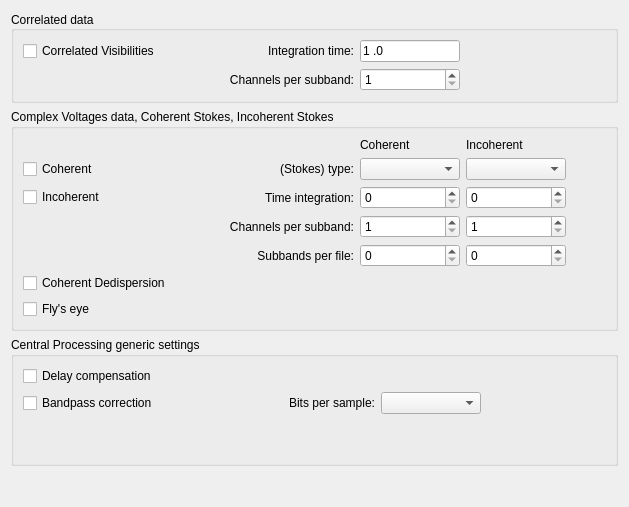
     <widget class="QWidget" name="tab_Processing">
      <attribute name="title">
       <string>Processing</string>
      </attribute>
      <layout class="QVBoxLayout" name="verticalLayout">
       <item>
        <widget class="QGroupBox" name="groupBox_Correlated">
         <property name="sizePolicy">
          <sizepolicy hsizetype="Preferred" vsizetype="Fixed">
           <horstretch>0</horstretch>
           <verstretch>0</verstretch>
          </sizepolicy>
         </property>
         <property name="minimumSize">
          <size>
           <width>0</width>
           <height>90</height>
          </size>
         </property>
         <property name="maximumSize">
          <size>
           <width>16777215</width>
           <height>16777215</height>
          </size>
         </property>
         <property name="title">
          <string>Correlated data</string>
         </property>
         <property name="alignment">
          <set>Qt::AlignLeading|Qt::AlignLeft|Qt::AlignVCenter</set>
         </property>
         <property name="flat">
          <bool>true</bool>
         </property>
         <layout class="QGridLayout" name="gridLayout_17">
          <item row="0" column="3">
           <spacer name="horizontalSpacer_6">
            <property name="orientation">
             <enum>Qt::Horizontal</enum>
            </property>
            <property name="sizeHint" stdset="0">
             <size>
              <width>40</width>
              <height>20</height>
             </size>
            </property>
           </spacer>
          </item>
          <item row="0" column="2">
           <widget class="LineEdit" name="lineEditCorrelatorIntegrationTime">
            <property name="maximumSize">
             <size>
              <width>100</width>
              <height>16777215</height>
             </size>
            </property>
            <property name="toolTip">
             <string>the correlator integration time in seconds</string>
            </property>
            <property name="inputMask">
             <string>00.00</string>
            </property>
            <property name="text">
             <string>1.0</string>
            </property>
           </widget>
          </item>
          <item row="1" column="1">
           <widget class="QLabel" name="labelChannelsPerSubband">
            <property name="text">
             <string>Channels per subband:</string>
            </property>
            <property name="alignment">
             <set>Qt::AlignRight|Qt::AlignTrailing|Qt::AlignVCenter</set>
            </property>
           </widget>
          </item>
          <item row="0" column="0">
           <widget class="CheckBox" name="checkBoxCorrelatedData">
            <property name="minimumSize">
             <size>
              <width>200</width>
              <height>0</height>
             </size>
            </property>
            <property name="toolTip">
             <string>Store correlated visibilities</string>
            </property>
            <property name="text">
             <string>Correlated Visibilities</string>
            </property>
           </widget>
          </item>
          <item row="0" column="1">
           <widget class="QLabel" name="label_CorrelatorIntTime">
            <property name="enabled">
             <bool>true</bool>
            </property>
            <property name="minimumSize">
             <size>
              <width>0</width>
              <height>0</height>
             </size>
            </property>
            <property name="layoutDirection">
             <enum>Qt::LeftToRight</enum>
            </property>
            <property name="text">
             <string>Integration time:</string>
            </property>
            <property name="alignment">
             <set>Qt::AlignRight|Qt::AlignTrailing|Qt::AlignVCenter</set>
            </property>
           </widget>
          </item>
          <item row="1" column="2">
           <widget class="SpinBox" name="spinBoxChannelsPerSubband">
            <property name="maximumSize">
             <size>
              <width>100</width>
              <height>16777215</height>
             </size>
            </property>
            <property name="toolTip">
             <string>number of channels per subband used for the correlator</string>
            </property>
            <property name="minimum">
             <number>1</number>
            </property>
            <property name="maximum">
             <number>4096</number>
            </property>
           </widget>
          </item>
         </layout>
        </widget>
       </item>
       <item>
        <widget class="QGroupBox" name="groupBox_Stokes">
         <property name="sizePolicy">
          <sizepolicy hsizetype="Preferred" vsizetype="Preferred">
           <horstretch>0</horstretch>
           <verstretch>0</verstretch>
          </sizepolicy>
         </property>
         <property name="minimumSize">
          <size>
           <width>0</width>
           <height>210</height>
          </size>
         </property>
         <property name="title">
          <string>Complex Voltages data, Coherent Stokes, Incoherent Stokes</string>
         </property>
         <property name="flat">
          <bool>true</bool>
         </property>
         <layout class="QGridLayout" name="gridLayout_21">
          <item row="1" column="4">
           <spacer name="horizontalSpacer_4">
            <property name="orientation">
             <enum>Qt::Horizontal</enum>
            </property>
            <property name="sizeHint" stdset="0">
             <size>
              <width>40</width>
              <height>20</height>
             </size>
            </property>
           </spacer>
          </item>
          <item row="4" column="3">
           <widget class="SpinBox" name="spinBoxIncoherentSubbandsPerFile">
            <property name="toolTip">
             <string>incoherent Stokes number of subbands per file</string>
            </property>
            <property name="maximum">
             <number>512</number>
            </property>
           </widget>
          </item>
          <item row="3" column="3">
           <widget class="SpinBox" name="spinBoxIncoherentChannelsPerSubband">
            <property name="toolTip">
             <string>incoherent Stokes number of channels per subband</string>
            </property>
            <property name="minimum">
             <number>1</number>
            </property>
            <property name="maximum">
             <number>4096</number>
            </property>
           </widget>
          </item>
          <item row="4" column="2">
           <widget class="SpinBox" name="spinBoxCoherentSubbandsPerFile">
            <property name="toolTip">
             <string>coherent Stokes number of subbands per file</string>
            </property>
            <property name="maximum">
             <number>512</number>
            </property>
           </widget>
          </item>
          <item row="1" column="0">
           <widget class="CheckBox" name="checkBoxCoherentStokes">
            <property name="toolTip">
             <string>Store coherent Stokes data</string>
            </property>
            <property name="text">
             <string>Coherent</string>
            </property>
           </widget>
          </item>
          <item row="1" column="3">
           <widget class="ComboBox" name="comboBoxIncoherentStokesType">
            <property name="minimumSize">
             <size>
              <width>100</width>
              <height>0</height>
             </size>
            </property>
            <property name="maximumSize">
             <size>
              <width>16777215</width>
              <height>16777215</height>
             </size>
            </property>
            <property name="toolTip">
             <string>which Incoherent Stokes parameters to produce</string>
            </property>
           </widget>
          </item>
          <item row="3" column="1">
           <widget class="QLabel" name="label_StokesChannelsPerSubband">
            <property name="enabled">
             <bool>true</bool>
            </property>
            <property name="layoutDirection">
             <enum>Qt::LeftToRight</enum>
            </property>
            <property name="text">
             <string>Channels per subband:</string>
            </property>
            <property name="alignment">
             <set>Qt::AlignRight|Qt::AlignTrailing|Qt::AlignVCenter</set>
            </property>
           </widget>
          </item>
          <item row="2" column="2">
           <widget class="SpinBox" name="spinBoxCoherentTimeIntegration">
            <property name="toolTip">
             <string>coherent Stokes time integration factor</string>
            </property>
            <property name="maximum">
             <number>99999</number>
            </property>
           </widget>
          </item>
          <item row="0" column="2">
           <widget class="QLabel" name="label_Coherent">
            <property name="text">
             <string>Coherent</string>
            </property>
           </widget>
          </item>
          <item row="0" column="3">
           <widget class="QLabel" name="label_Incoherent">
            <property name="text">
             <string>Incoherent</string>
            </property>
           </widget>
          </item>
          <item row="2" column="3">
           <widget class="SpinBox" name="spinBoxIncoherentTimeIntegration">
            <property name="toolTip">
             <string>incoherent Stokes time integration factor</string>
            </property>
            <property name="maximum">
             <number>99999</number>
            </property>
           </widget>
          </item>
          <item row="3" column="2">
           <widget class="SpinBox" name="spinBoxCoherentChannelsPerSubband">
            <property name="toolTip">
             <string>coherent Stokes number of channels per subband</string>
            </property>
            <property name="minimum">
             <number>1</number>
            </property>
            <property name="maximum">
             <number>4096</number>
            </property>
           </widget>
          </item>
          <item row="2" column="1">
           <widget class="QLabel" name="label_StokesTimeIntegration">
            <property name="enabled">
             <bool>true</bool>
            </property>
            <property name="layoutDirection">
             <enum>Qt::LeftToRight</enum>
            </property>
            <property name="text">
             <string>Time integration:</string>
            </property>
            <property name="alignment">
             <set>Qt::AlignRight|Qt::AlignTrailing|Qt::AlignVCenter</set>
            </property>
           </widget>
          </item>
          <item row="2" column="0">
           <widget class="CheckBox" name="checkBoxIncoherentStokes">
            <property name="toolTip">
             <string>Store incoherent Stokes data</string>
            </property>
            <property name="text">
             <string>Incoherent</string>
            </property>
           </widget>
          </item>
          <item row="4" column="1">
           <widget class="QLabel" name="label_StokesSubbandsPerFile">
            <property name="enabled">
             <bool>true</bool>
            </property>
            <property name="layoutDirection">
             <enum>Qt::LeftToRight</enum>
            </property>
            <property name="text">
             <string>Subbands per file:</string>
            </property>
            <property name="alignment">
             <set>Qt::AlignRight|Qt::AlignTrailing|Qt::AlignVCenter</set>
            </property>
           </widget>
          </item>
          <item row="1" column="2">
           <widget class="ComboBox" name="comboBoxCoherentStokesType">
            <property name="minimumSize">
             <size>
              <width>100</width>
              <height>0</height>
             </size>
            </property>
            <property name="maximumSize">
             <size>
              <width>16777215</width>
              <height>16777215</height>
             </size>
            </property>
            <property name="toolTip">
             <string>which Coherent Stokes parameters to produce</string>
            </property>
           </widget>
          </item>
          <item row="6" column="0">
           <widget class="CheckBox" name="checkBoxPencilFlysEye">
            <property name="toolTip">
             <string>tranforms every station into its own beam</string>
            </property>
            <property name="text">
             <string>Fly's eye</string>
            </property>
           </widget>
          </item>
          <item row="1" column="1">
           <widget class="QLabel" name="label_StokesType">
            <property name="enabled">
             <bool>true</bool>
            </property>
            <property name="layoutDirection">
             <enum>Qt::LeftToRight</enum>
            </property>
            <property name="text">
             <string>(Stokes) type:</string>
            </property>
            <property name="alignment">
             <set>Qt::AlignRight|Qt::AlignTrailing|Qt::AlignVCenter</set>
            </property>
           </widget>
          </item>
          <item row="5" column="0">
           <widget class="CheckBox" name="checkBox_CoherentDedispersion">
            <property name="minimumSize">
             <size>
              <width>200</width>
              <height>0</height>
             </size>
            </property>
            <property name="toolTip">
             <string>turn on online coherent dedispersion</string>
            </property>
            <property name="text">
             <string>Coherent Dedispersion</string>
            </property>
           </widget>
          </item>
         </layout>
        </widget>
       </item>
       <item>
        <widget class="QGroupBox" name="groupBox_ProcessingGeneric">
         <property name="sizePolicy">
          <sizepolicy hsizetype="Preferred" vsizetype="Preferred">
           <horstretch>0</horstretch>
           <verstretch>0</verstretch>
          </sizepolicy>
         </property>
         <property name="minimumSize">
          <size>
           <width>0</width>
           <height>120</height>
          </size>
         </property>
         <property name="title">
          <string>Central Processing generic settings</string>
         </property>
         <property name="flat">
          <bool>true</bool>
         </property>
         <layout class="QGridLayout" name="gridLayout_22">
          <item row="2" column="5">
           <spacer name="horizontalSpacer_7">
            <property name="orientation">
             <enum>Qt::Horizontal</enum>
            </property>
            <property name="sizeHint" stdset="0">
             <size>
              <width>40</width>
              <height>20</height>
             </size>
            </property>
           </spacer>
          </item>
          <item row="2" column="3">
           <widget class="QLabel" name="label_BitsPerSample">
            <property name="minimumSize">
             <size>
              <width>146</width>
              <height>0</height>
             </size>
            </property>
            <property name="text">
             <string>Bits per sample:</string>
            </property>
            <property name="alignment">
             <set>Qt::AlignRight|Qt::AlignTrailing|Qt::AlignVCenter</set>
            </property>
           </widget>
          </item>
          <item row="1" column="0">
           <widget class="CheckBox" name="checkBox_DelayCompensation">
            <property name="toolTip">
             <string>perform delay compensation between stations</string>
            </property>
            <property name="text">
             <string>Delay compensation</string>
            </property>
           </widget>
          </item>
          <item row="2" column="0">
           <widget class="CheckBox" name="checkBox_BandpassCorrection">
            <property name="minimumSize">
             <size>
              <width>200</width>
              <height>0</height>
             </size>
            </property>
            <property name="toolTip">
             <string>Apply the bandpass filter</string>
            </property>
            <property name="text">
             <string>Bandpass correction</string>
            </property>
           </widget>
          </item>
          <item row="2" column="4">
           <widget class="ComboBox" name="comboBoxBitsPerSample">
            <property name="minimumSize">
             <size>
              <width>100</width>
              <height>0</height>
             </size>
            </property>
            <property name="maximumSize">
             <size>
              <width>100</width>
              <height>16777215</height>
             </size>
            </property>
            <property name="toolTip">
             <string>number of bits per sample</string>
            </property>
           </widget>
          </item>
          <item row="3" column="0">
           <spacer name="verticalSpacer_7">
            <property name="orientation">
             <enum>Qt::Vertical</enum>
            </property>
            <property name="sizeHint" stdset="0">
             <size>
              <width>20</width>
              <height>40</height>
             </size>
            </property>
           </spacer>
          </item>
         </layout>
        </widget>
       </item>
       <item>
        <spacer name="verticalSpacer_4">
         <property name="orientation">
          <enum>Qt::Vertical</enum>
         </property>
         <property name="sizeHint" stdset="0">
          <size>
           <width>20</width>
           <height>30</height>
          </size>
         </property>
        </spacer>
       </item>
      </layout>
     </widget>
